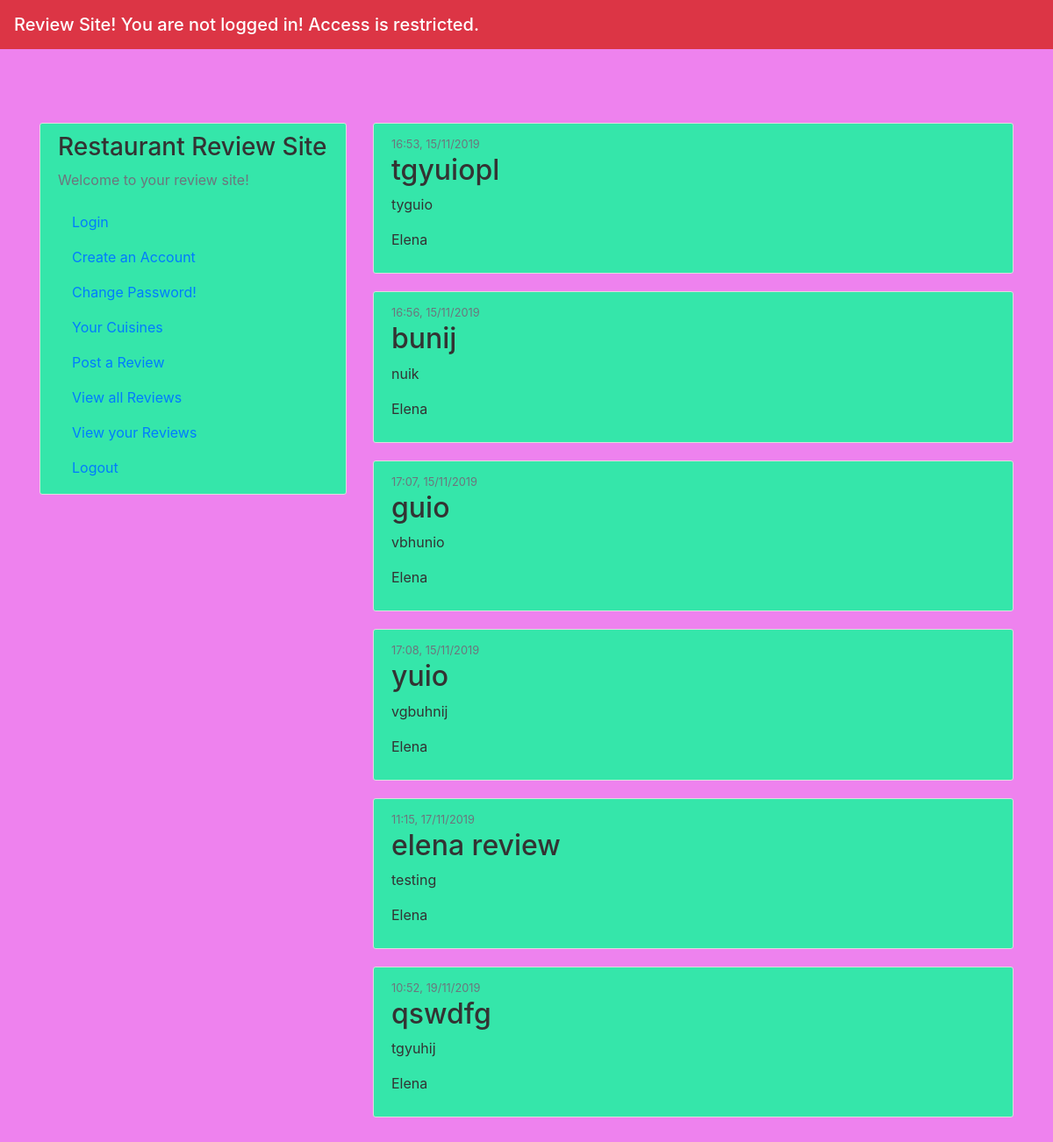
Page /view_all on the committed database.
### app/models.py (models this page shows, shortened)
class Items(db.Model):
    id = db.Column(db.Integer, primary_key=True)
    restaurant = db.Column(db.String(20), unique=False, nullable=False)
    content = db.Column(db.String(120), unique=True, nullable=False)
    date_posted = db.Column(db.DateTime, nullable=False, default=datetime.utcnow)
    location_long = db.Column(db.String(120), unique=False, nullable=True)
    location_lat = db.Column(db.String(120), unique=False, nullable=True)
    user_id = db.Column(db.Integer, db.ForeignKey('accounts.id'), nullable=False)

### app/views.py (the view)
@app.route("/view_all")
def view_all():
    posts = Items.query.all()
    for post in posts:
        post.username = Accounts.query.filter_by(id=Items.id).first().username
    return render_template('view_all.html', posts=posts)

### app/templates/view_all.html
{% extends "index.html" %}
{% block content %}
    {% for post in posts %}
        <article class="media content-section">
          <div class="media-body">
            <div class="article-metadata">
                <small class="text-muted">{{ post.date_posted.strftime("%H:%M, %d/%m/%Y") }} </small>
            </div>
            <h2><a class="article-title">{{ post.restaurant }}</a> </h2>
            <p class="article-content">{{ post.content }}</p>
            <p class="article-content">{{ post.username }}</p>
          </div>
        </article>
    {% endfor %}
{% endblock content %}

### app/templates/index.html (shortened to what this page needs)
<!DOCTYPE html>
<html lang="en">
  <head>
      <link rel="stylesheet" href="https://maxcdn.bootstrapcdn.com/bootstrap/4.0.0/css/bootstrap.min.css">
      <link rel="stylesheet" type="text/css" href="{{ url_for('static', filename='main.css') }}">
  </head>
  <body>
      <header class="site-header">
      <nav class="navbar navbar-dark bg-primary fixed-top bg-danger">
        <span class="navbar-brand mb-0 h1"> Review Site!
          {% if current_user.is_authenticated %}
          Hi {{ current_user.username }} you are logged in!
          {% else %}
          You are not logged in! Access is restricted.
          {% endif %}
        </span>
      </nav>
      </header>
      <main class="container">
        <div class="row">
          <div class="col-md-4">
            <div class="content-section">
              <h3> Restaurant Review Site</h3>
              <p class='text-muted'>Welcome to your review site! </p>
                <ul class="list-group">
                  <li><a class="nav-item nav-link" href="/login">Login</a> </li>
                  <li><a class="nav-item nav-link" href="/register">Create an Account</a></li>
                  <li><a class="nav-item nav-link" href="/password_change">Change Password!</a></li>
                  <li><a class="nav-item nav-link" href="/preferences">Your Cuisines</a></li>
                  <li><a class="nav-item nav-link" href="/post_rev">Post a Review</a></li>
                  <li><a class="nav-item nav-link" href="/view_all">View all Reviews</a></li>
                  <li><a class="nav-item nav-link" href="/view_user">View your Reviews</a></li>
                  <li><a class="nav-item nav-link" href="/logout" >Logout</a></li>
                </ul>
            </div>
          </div>
          <div class="col-md-8">
            {% block content %}{% endblock %}
          </div>
        </div>
      </main>
  </body>
</html>

### app/static/main.css (style rules this page uses)
body { background: #61B2E3; color: #333333; margin-top: 5rem; padding: 60px 0; background-color: rgb(238, 130, 238); }
.content-section { background: #ffffff; padding: 10px 20px; border: 1px solid #dddddd; border-radius: 3px; margin-bottom: 20px; }
ul { list-style-type:none; }
.navbar { background-color: pink; }

### rows in the picture
Items: date_posted "16:53, 15/11/2019", restaurant "tgyuiopl", content "tyguio", username "Elena"
Items: date_posted "16:56, 15/11/2019", restaurant "bunij", content "nuik", username "Elena"
Items: date_posted "17:07, 15/11/2019", restaurant "guio", content "vbhunio", username "Elena"
Items: date_posted "17:08, 15/11/2019", restaurant "yuio", content "vgbuhnij", username "Elena"
Items: date_posted "11:15, 17/11/2019", restaurant "elena review", content "testing", username "Elena"
Items: date_posted "10:52, 19/11/2019", restaurant "qswdfg", content "tgyuhij", username "Elena"
